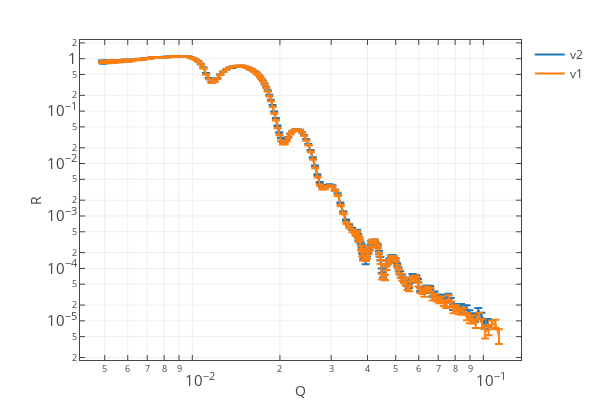

The cell this chart's notebook holds for it:
### Markdown cell above
## Comparison of specular reflectivity

The compatation uses DANGLE to compute the scattering angle.

### Code cell
# Using DANGLE in both cases
v2_path = '/SNS/users/m2d/git/reflectivity_ui/test/comparison/v2/REF_M_30806+30807+30808_Specular_Off_Off_set_1.dat'
v2 = np.loadtxt(v2_path).T
v1_path = '/SNS/users/m2d/git/reflectivity_ui/test/comparison/v1/REF_M_30806+30807+30808_Specular_Off_Off_set_1.dat'
v1 = np.loadtxt(v1_path).T

plot1d([[v2[0], v2[1], v2[2]],
        [v1[0], v1[1], v1[2]],
       ],
       data_names=['v2', 'v1'],
       x_title='Q', y_title='R',
      y_log=True, x_log=True)

### Figure 1 — Plotly figure (JSON) as saved in the notebook; plotly's stock layout.template omitted (floating-point values rounded to 4 significant figures; data arrays with more than 128 entries replaced by an {"elided": "..."} marker saying what was removed)
{"data": [{"error_y": {"array": {"elided": "209 float values"}, "type": "data", "visible": true}, "name": "v2", "type": "scatter", "uid": "5b67dbc4-7bf1-4cce-a9ab-0791c743b615", "x": {"elided": "209 float values"}, "y": {"elided": "209 float values"}}, {"error_y": {"array": {"elided": "213 float values"}, "type": "data", "visible": true}, "name": "v1", "type": "scatter", "uid": "e5d37760-84e5-4331-bde2-35e0eeb98320", "x": {"elided": "213 float values"}, "y": {"elided": "213 float values"}}], "layout": {"autosize": true, "bargap": 0, "height": 400, "hovermode": "closest", "margin": {"b": 40, "l": 80, "r": 40, "t": 40}, "showlegend": true, "width": 600, "xaxis": {"exponentformat": "power", "mirror": "all", "showexponent": "all", "showgrid": true, "showline": true, "ticks": "inside", "title": "Q", "type": "log", "zeroline": false}, "yaxis": {"exponentformat": "power", "mirror": "all", "showexponent": "all", "showgrid": true, "showline": true, "ticks": "inside", "title": "R", "type": "log", "zeroline": false}}}
